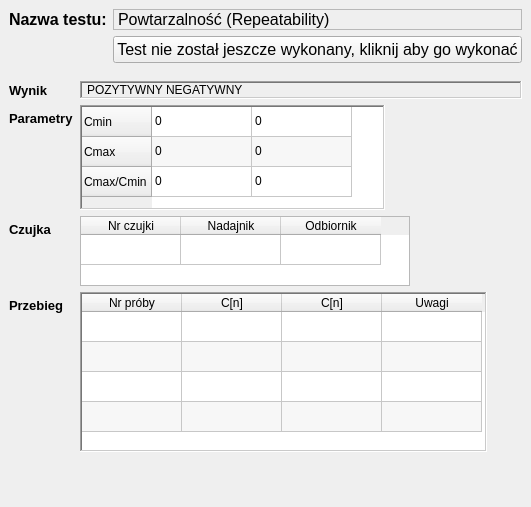
        <widget class="QWidget" name="pPowtarzalnosc">
         <property name="styleSheet">
          <string notr="true"/>
         </property>
         <layout class="QVBoxLayout" name="verticalLayout_6">
          <property name="spacing">
           <number>0</number>
          </property>
          <property name="leftMargin">
           <number>0</number>
          </property>
          <property name="topMargin">
           <number>0</number>
          </property>
          <property name="rightMargin">
           <number>0</number>
          </property>
          <property name="bottomMargin">
           <number>0</number>
          </property>
          <item>
           <widget class="QWidget" name="powtarzalnoscWidget" native="true">
            <property name="sizePolicy">
             <sizepolicy hsizetype="Preferred" vsizetype="Minimum">
              <horstretch>0</horstretch>
              <verstretch>0</verstretch>
             </sizepolicy>
            </property>
            <property name="minimumSize">
             <size>
              <width>0</width>
              <height>70</height>
             </size>
            </property>
            <property name="maximumSize">
             <size>
              <width>16777215</width>
              <height>80</height>
             </size>
            </property>
            <property name="font">
             <font>
              <family>Arial</family>
              <pointsize>12</pointsize>
             </font>
            </property>
            <layout class="QFormLayout" name="formLayout_4">
             <property name="labelAlignment">
              <set>Qt::AlignLeading|Qt::AlignLeft|Qt::AlignTop</set>
             </property>
             <item row="0" column="0">
              <widget class="QLabel" name="ePowtarzalnoscnazwaTestu">
               <property name="font">
                <font>
                 <family>Arial</family>
                 <pointsize>12</pointsize>
                 <bold>true</bold>
                </font>
               </property>
               <property name="text">
                <string>Nazwa testu:</string>
               </property>
              </widget>
             </item>
             <item row="0" column="1">
              <widget class="QLabel" name="powtarzalnoscNazwaTestu">
               <property name="maximumSize">
                <size>
                 <width>16777215</width>
                 <height>35</height>
                </size>
               </property>
               <property name="frameShape">
                <enum>QFrame::StyledPanel</enum>
               </property>
               <property name="text">
                <string>Powtarzalność (Repeatability)</string>
               </property>
              </widget>
             </item>
             <item row="1" column="1">
              <widget class="QPushButton" name="pbPowtarzalnosc">
               <property name="text">
                <string>Test nie został jeszcze wykonany, kliknij aby go wykonać</string>
               </property>
              </widget>
             </item>
            </layout>
           </widget>
          </item>
          <item>
           <widget class="QWidget" name="powtarzalnoscWyniki" native="true">
            <layout class="QFormLayout" name="formLayout_2">
             <item row="0" column="0">
              <widget class="QLabel" name="etpowtarzalnoscResult">
               <property name="font">
                <font>
                 <family>Arial</family>
                 <pointsize>10</pointsize>
                 <bold>true</bold>
                </font>
               </property>
               <property name="text">
                <string>Wynik</string>
               </property>
              </widget>
             </item>
             <item row="0" column="1">
              <widget class="QLabel" name="powtarzalnoscResult">
               <property name="frameShape">
                <enum>QFrame::WinPanel</enum>
               </property>
               <property name="frameShadow">
                <enum>QFrame::Sunken</enum>
               </property>
               <property name="text">
                <string>POZYTYWNY NEGATYWNY</string>
               </property>
               <property name="margin">
                <number>2</number>
               </property>
               <property name="indent">
                <number>5</number>
               </property>
              </widget>
             </item>
             <item row="1" column="0">
              <widget class="QLabel" name="etPowtarzalnoscParametry">
               <property name="font">
                <font>
                 <family>Arial</family>
                 <pointsize>10</pointsize>
                 <bold>true</bold>
                </font>
               </property>
               <property name="text">
                <string>Parametry</string>
               </property>
              </widget>
             </item>
             <item row="1" column="1">
              <widget class="QTableWidget" name="powtarzalnoscTableParams">
               <property name="sizePolicy">
                <sizepolicy hsizetype="Minimum" vsizetype="Minimum">
                 <horstretch>0</horstretch>
                 <verstretch>0</verstretch>
                </sizepolicy>
               </property>
               <property name="maximumSize">
                <size>
                 <width>305</width>
                 <height>105</height>
                </size>
               </property>
               <property name="frameShape">
                <enum>QFrame::WinPanel</enum>
               </property>
               <property name="verticalScrollBarPolicy">
                <enum>Qt::ScrollBarAsNeeded</enum>
               </property>
               <property name="horizontalScrollBarPolicy">
                <enum>Qt::ScrollBarAsNeeded</enum>
               </property>
               <property name="autoScroll">
                <bool>false</bool>
               </property>
               <property name="editTriggers">
                <set>QAbstractItemView::NoEditTriggers</set>
               </property>
               <property name="tabKeyNavigation">
                <bool>false</bool>
               </property>
               <property name="showDropIndicator" stdset="0">
                <bool>false</bool>
               </property>
               <property name="dragDropOverwriteMode">
                <bool>false</bool>
               </property>
               <property name="alternatingRowColors">
                <bool>true</bool>
               </property>
               <attribute name="horizontalHeaderVisible">
                <bool>false</bool>
               </attribute>
               <row>
                <property name="text">
                 <string>Cmin</string>
                </property>
               </row>
               <row>
                <property name="text">
                 <string>Cmax</string>
                </property>
               </row>
               <row>
                <property name="text">
                 <string>Cmax/Cmin</string>
                </property>
               </row>
               <column>
                <property name="text">
                 <string>Nazwa</string>
                </property>
               </column>
               <column>
                <property name="text">
                 <string>Wartość</string>
                </property>
               </column>
               <item row="0" column="0">
                <property name="text">
                 <string>0</string>
                </property>
               </item>
               <item row="0" column="1">
                <property name="text">
                 <string>0</string>
                </property>
               </item>
               <item row="1" column="0">
                <property name="text">
                 <string>0</string>
                </property>
               </item>
               <item row="1" column="1">
                <property name="text">
                 <string>0</string>
                </property>
               </item>
               <item row="2" column="0">
                <property name="text">
                 <string>0</string>
                </property>
               </item>
               <item row="2" column="1">
                <property name="text">
                 <string>0</string>
                </property>
               </item>
              </widget>
             </item>
             <item row="3" column="0">
              <widget class="QLabel" name="etPowtarzalnoscPrzebieg">
               <property name="font">
                <font>
                 <family>Arial</family>
                 <pointsize>10</pointsize>
                 <bold>true</bold>
                </font>
               </property>
               <property name="text">
                <string>Przebieg</string>
               </property>
              </widget>
             </item>
             <item row="3" column="1">
              <widget class="QTableWidget" name="powtarzalnoscTablePrzebieg">
               <property name="minimumSize">
                <size>
                 <width>395</width>
                 <height>160</height>
                </size>
               </property>
               <property name="maximumSize">
                <size>
                 <width>407</width>
                 <height>160</height>
                </size>
               </property>
               <property name="frameShape">
                <enum>QFrame::WinPanel</enum>
               </property>
               <property name="sizeAdjustPolicy">
                <enum>QAbstractScrollArea::AdjustToContents</enum>
               </property>
               <property name="autoScroll">
                <bool>false</bool>
               </property>
               <property name="editTriggers">
                <set>QAbstractItemView::DoubleClicked</set>
               </property>
               <property name="tabKeyNavigation">
                <bool>false</bool>
               </property>
               <property name="showDropIndicator" stdset="0">
                <bool>false</bool>
               </property>
               <property name="dragDropOverwriteMode">
                <bool>false</bool>
               </property>
               <property name="alternatingRowColors">
                <bool>true</bool>
               </property>
               <property name="selectionMode">
                <enum>QAbstractItemView::NoSelection</enum>
               </property>
               <property name="wordWrap">
                <bool>false</bool>
               </property>
               <property name="cornerButtonEnabled">
                <bool>false</bool>
               </property>
               <attribute name="horizontalHeaderCascadingSectionResizes">
                <bool>true</bool>
               </attribute>
               <attribute name="horizontalHeaderMinimumSectionSize">
                <number>30</number>
               </attribute>
               <attribute name="verticalHeaderVisible">
                <bool>false</bool>
               </attribute>
               <attribute name="verticalHeaderCascadingSectionResizes">
                <bool>false</bool>
               </attribute>
               <attribute name="verticalHeaderShowSortIndicator" stdset="0">
                <bool>false</bool>
               </attribute>
               <attribute name="verticalHeaderStretchLastSection">
                <bool>false</bool>
               </attribute>
               <row>
                <property name="text">
                 <string>1</string>
                </property>
               </row>
               <row>
                <property name="text">
                 <string>2</string>
                </property>
               </row>
               <row>
                <property name="text">
                 <string>3</string>
                </property>
               </row>
               <row>
                <property name="text">
                 <string>4</string>
                </property>
               </row>
               <column>
                <property name="text">
                 <string>Nr próby</string>
                </property>
               </column>
               <column>
                <property name="text">
                 <string>C[n]</string>
                </property>
               </column>
               <column>
                <property name="text">
                 <string>C[n]</string>
                </property>
               </column>
               <column>
                <property name="text">
                 <string>Uwagi</string>
                </property>
               </column>
              </widget>
             </item>
             <item row="4" column="1">
              <spacer name="verticalSpacer_2">
               <property name="orientation">
                <enum>Qt::Vertical</enum>
               </property>
               <property name="sizeHint" stdset="0">
                <size>
                 <width>20</width>
                 <height>40</height>
                </size>
               </property>
              </spacer>
             </item>
             <item row="2" column="0">
              <widget class="QLabel" name="ePowtarzalnoscCzujka">
               <property name="font">
                <font>
                 <family>Arial</family>
                 <pointsize>10</pointsize>
                 <bold>true</bold>
                </font>
               </property>
               <property name="text">
                <string>Czujka</string>
               </property>
              </widget>
             </item>
             <item row="2" column="1">
              <widget class="QTableWidget" name="powarzalnosctableCzujka">
               <property name="minimumSize">
                <size>
                 <width>309</width>
                 <height>70</height>
                </size>
               </property>
               <property name="maximumSize">
                <size>
                 <width>330</width>
                 <height>70</height>
                </size>
               </property>
               <property name="editTriggers">
                <set>QAbstractItemView::NoEditTriggers</set>
               </property>
               <property name="showDropIndicator" stdset="0">
                <bool>false</bool>
               </property>
               <property name="dragDropOverwriteMode">
                <bool>false</bool>
               </property>
               <attribute name="horizontalHeaderCascadingSectionResizes">
                <bool>true</bool>
               </attribute>
               <attribute name="verticalHeaderVisible">
                <bool>false</bool>
               </attribute>
               <attribute name="verticalHeaderHighlightSections">
                <bool>false</bool>
               </attribute>
               <row>
                <property name="text">
                 <string>1</string>
                </property>
               </row>
               <column>
                <property name="text">
                 <string>Nr czujki</string>
                </property>
               </column>
               <column>
                <property name="text">
                 <string>Nadajnik</string>
                </property>
               </column>
               <column>
                <property name="text">
                 <string>Odbiornik</string>
                </property>
               </column>
              </widget>
             </item>
            </layout>
           </widget>
          </item>
         </layout>
        </widget>
